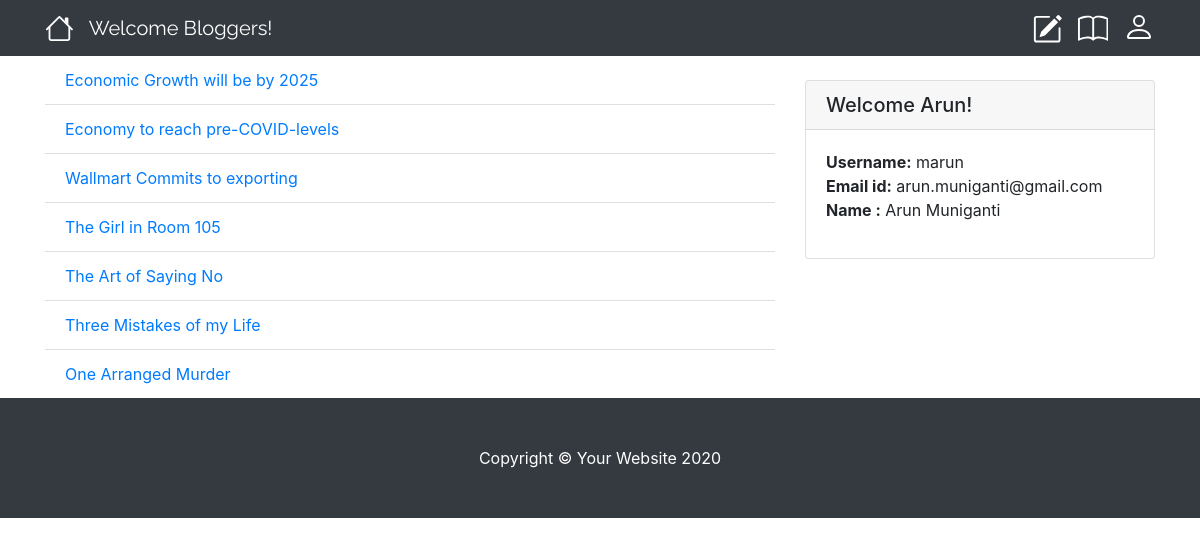
Page /blist/ on the committed database.
### blogg/models.py (models this page shows, shortened)
class Entry(models.Model):
	entry_title = models.CharField(max_length = 50, default=None)
	entry_text = models.TextField(default=None)
	entry_date = models.DateTimeField(auto_now_add=True)
	entry_author = models.ForeignKey(User, on_delete=models.CASCADE, default=None)
	class Meta:
		verbose_name_plural = "entries"

### blogg/views.py (the view)
# urls.py: path('blist/', BlogList.as_view(), name='blog-list'),
class BlogList(ListView):
	model = Entry
	template_name = 'blogg/blog_list.html'
	context_object_name = "entries"
	ordering = ['-entry_date']
	paginate_by = 15

### blogg/templates/blogg/blog_list.html (shortened to what this page needs)
{% extends 'blogg/base.html' %}
{% block content %}
    <div class="col-md-8">
    	<ul class="list-group list-group-flush">
    		{% for entry in entries %}
    			<li class="list-group-item"><a href="{% url 'list-detail' entry.pk %}">{{entry.entry_title}}</a></li>
  			{% endfor %}
		</ul>
	</div>
{% endblock %}

### blogg/static/blogg/css/blog-home.css (style rules this page uses)
body { padding-top: 56px; }

### rows in the picture
Entry: entry_title "Economic Growth will be by 2025"
Entry: entry_title "Economy to reach pre-COVID-levels"
Entry: entry_title "Wallmart Commits to exporting"
Entry: entry_title "The Girl in Room 105"
Entry: entry_title "The Art of Saying No"
Entry: entry_title "Three Mistakes of my Life"
Entry: entry_title "One Arranged Murder"
